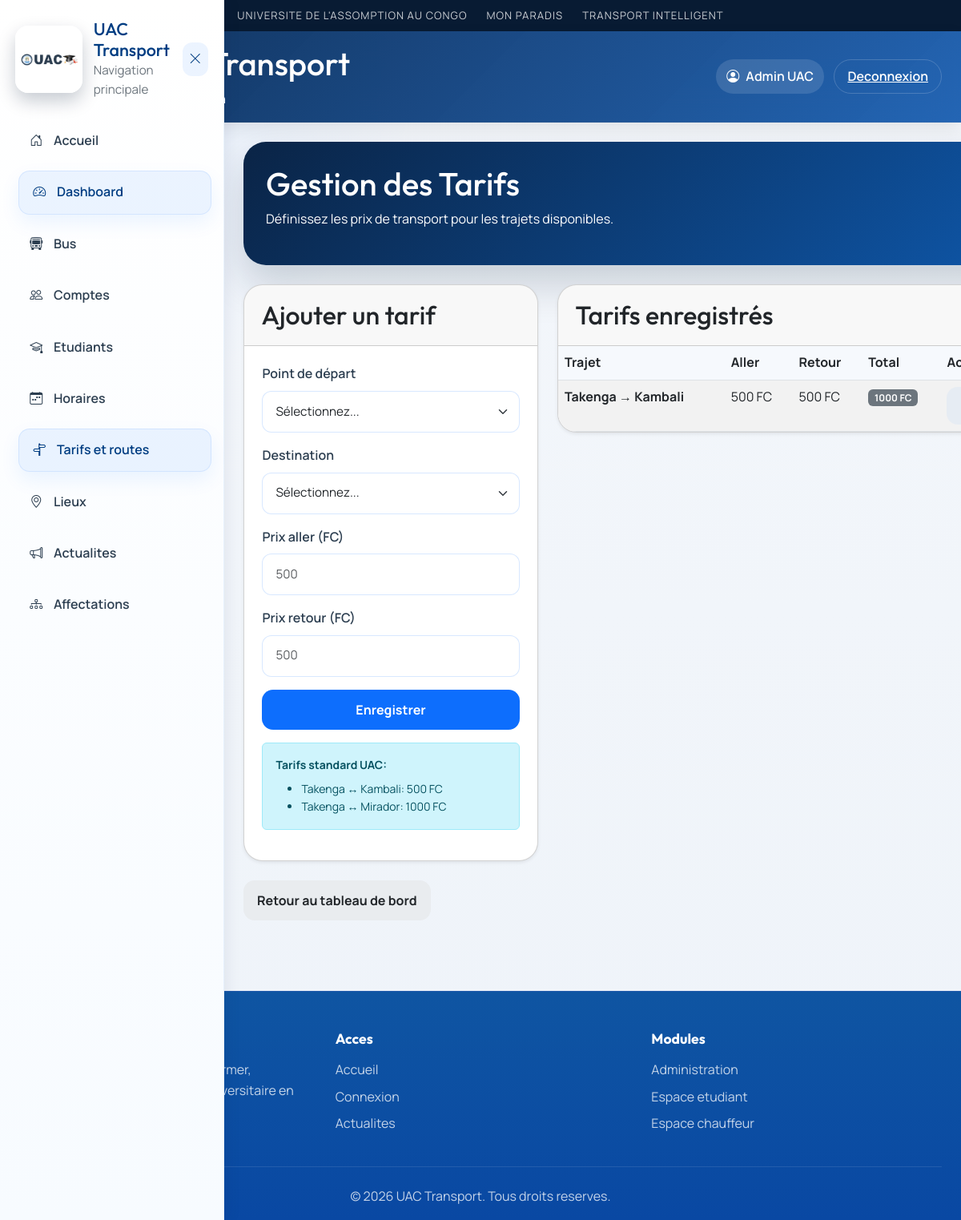
Before: /admin/routes (signed in) with the older database file.
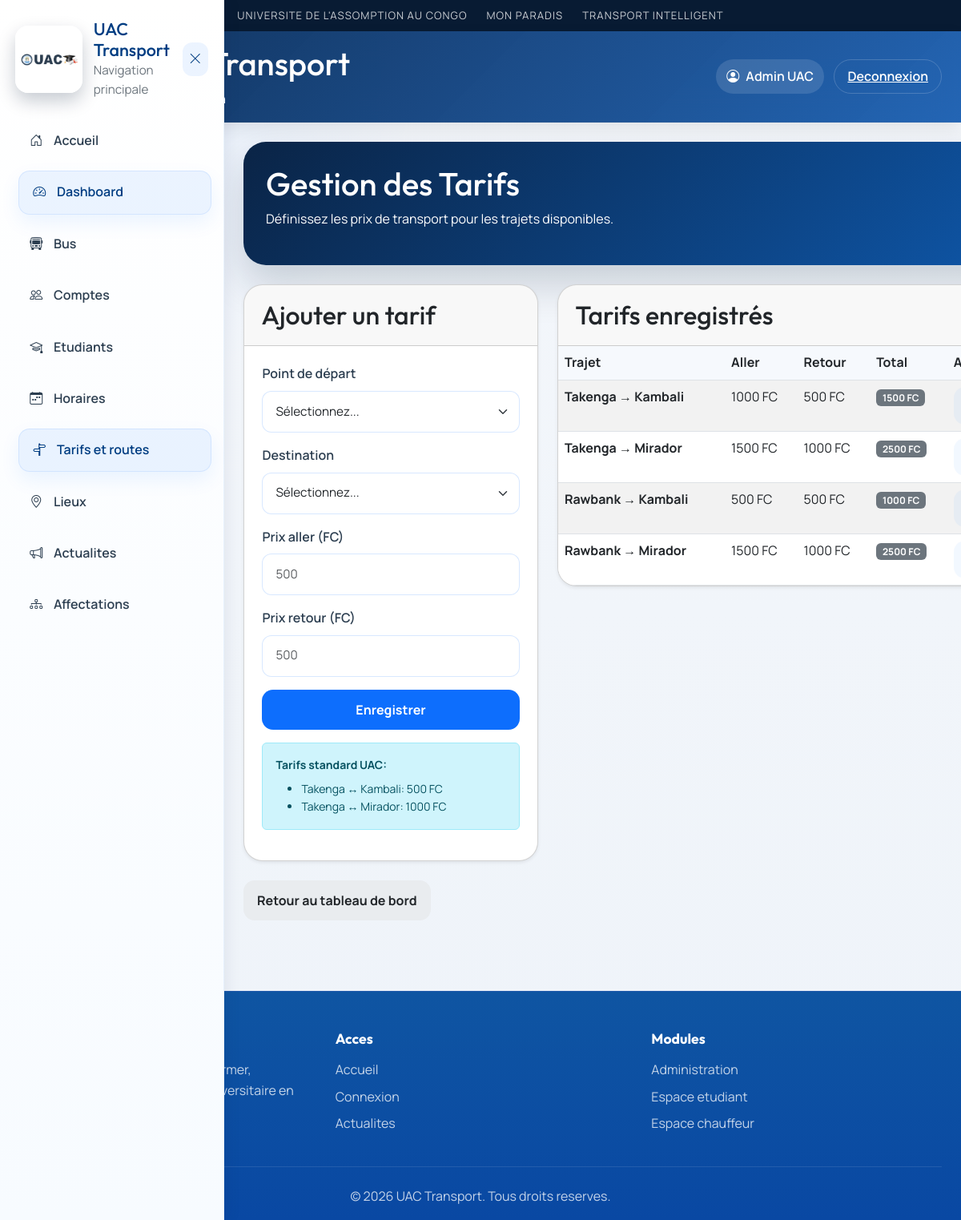
After: the same page with the newer database file.
### tables this page shows
CREATE TABLE routes (
        id INTEGER PRIMARY KEY AUTOINCREMENT,
        depart_id INTEGER NOT NULL,
        destination_id INTEGER NOT NULL,
        prix_aller INTEGER,
        prix_retour INTEGER,
        FOREIGN KEY(depart_id) REFERENCES locations(id),
        FOREIGN KEY(destination_id) REFERENCES locations(id)
    );

CREATE TABLE locations (
        id INTEGER PRIMARY KEY AUTOINCREMENT,
        nom TEXT NOT NULL UNIQUE,
        type TEXT NOT NULL,
        latitude REAL,
        longitude REAL
    );

### app.py (the view, shortened to what this page needs)
@app.route("/admin/routes", methods=["GET", "POST"])
def admin_routes():
    if session.get("role") != "admin":
        return redirect(url_for("login"))
    conn = get_db()
    routes = conn.execute("""
        SELECT r.*, l1.nom as depart, l2.nom as destination
        FROM routes r
        JOIN locations l1 ON r.depart_id = l1.id
        JOIN locations l2 ON r.destination_id = l2.id
    """).fetchall()
    locations = conn.execute("SELECT * FROM locations").fetchall()
    conn.close()
    return render_template("admin/routes.html", routes=routes, locations=locations)

### app.py (called while the page is built)
def get_db():
    conn = sqlite3.connect(DATABASE)
    conn.row_factory = sqlite3.Row
    return conn

def get_current_user():
    user_id = session.get("user_id")
    if not user_id:
        return None
    conn = get_db()
    user = conn.execute("SELECT * FROM users WHERE id = ?", (user_id,)).fetchone()
    conn.close()
    return user

@app.context_processor
def inject_current_user():
    return {
        "current_user": get_current_user(),
        "profile_photo_url": profile_photo_url,
        "user_initials": get_user_initials,
    }

### templates/admin/routes.html (shortened to what the changed rows need)
{% extends 'base.html' %}
{% block content %}
<div class="admin-page">
    <div class="page-header mb-4">
        <h1>Gestion des Tarifs</h1>
    </div>
    <div class="row g-4">
        <div class="col-lg-4">
            <div class="card shadow-sm">
                <div class="card-header">
                    <h2>Ajouter un tarif</h2>
                </div>
            </div>
        </div>
        <div class="col-lg-8">
            <div class="card shadow-sm">
                <div class="card-header">
                    <h2 class="mb-0">Tarifs enregistrés</h2>
                </div>
                <div class="card-body p-0">
                    {% if routes %}
                    <div class="table-responsive">
                        <table class="table table-striped mb-0">
                            <thead>
                                <tr>
                                    <th>Trajet</th>
                                    <th>Aller</th>
                                    <th>Retour</th>
                                    <th>Total</th>
                                    <th>Actions</th>
                                </tr>
                            </thead>
                            <tbody>
                                {% for route in routes %}
                                <tr>
                                    <td><strong>{{ route.depart }} → {{ route.destination }}</strong></td>
                                    <td>{{ route.prix_aller }} FC</td>
                                    <td>{{ route.prix_retour }} FC</td>
                                    <td><span class="badge bg-secondary">{{ route.prix_aller + route.prix_retour }} FC</span></td>
                                    <td>
                                        <a href="/admin/edit_route/{{ route.id }}" class="btn btn-sm btn-outline-primary me-2">Modifier</a>
                                    </td>
                                </tr>
                                {% endfor %}
                            </tbody>
                        </table>
                    </div>
                    {% else %}
                    <div class="p-4 text-center text-muted">
                        <p>Aucun tarif enregistré.</p>
                    </div>
                    {% endif %}
                </div>
            </div>
        </div>
    </div>
</div>
{% endblock %}

Changed rows visible on the page:
changed routes (number 1 of 4 on the later page): prix_aller "500" → "1000"; route.prix_aller+route.prix_retour "1000" → "1500"
added routes: depart "Takenga", destination "Mirador", prix_aller "1500", prix_retour "1000", route.prix_aller+route.prix_retour "2500"
added routes: depart "Rawbank", destination "Kambali", prix_aller "500", prix_retour "500", route.prix_aller+route.prix_retour "1000"
added routes: depart "Rawbank", destination "Mirador", prix_aller "1500", prix_retour "1000", route.prix_aller+route.prix_retour "2500"
